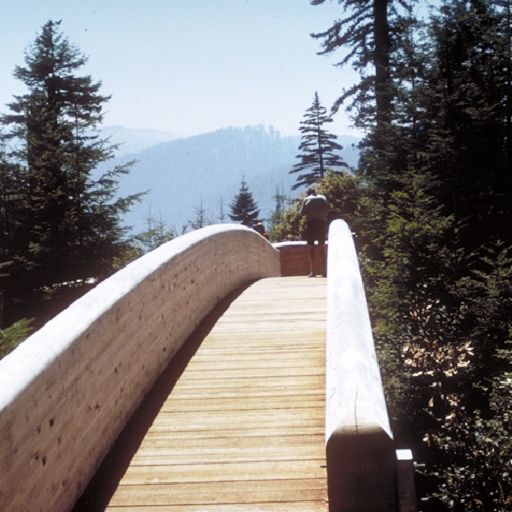
%> input picture blur-color-1.png, 512 x 512 px
$ octave demo.m   (GNU Octave 9; MATLAB toolbox functions it lacks are replaced by stand-ins)
%> lines starting %> are read from the running program, lines starting %| are printed output that depends on the picture
%> further down, I_ref_ori is the input picture: size 512x512x3 uint8; mean R, G, B 129.4, 125.8, 125.1
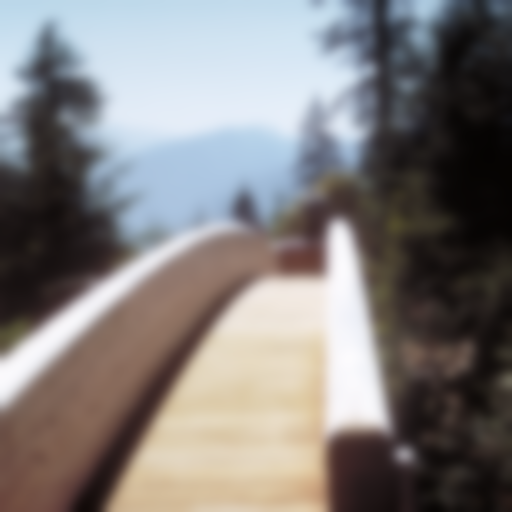
%> input picture blur-color-4.png, 512 x 512 px
%> further down, I_dist_ori is the input picture: size 512x512x3 uint8; mean R, G, B 129.4, 125.8, 125.1
### HDL_IQA.m
function [ score ] = HDL_IQA( I_ref_ori,I_dist_ori )
% This function includes four steps for the color image and three steps for
% the gray image;
N_ref = ndims(I_ref_ori);
%> N_ref = 3
N_dist = ndims(I_dist_ori);
%> N_dist = 3
if(N_ref~=N_dist)
    error('The dimension of two images are not matched.');
end

params = [];
if(N_ref == 2)   % if they are gray images
   [ref_dic, dist_dic] = getDic(I_ref_ori,I_dist_ori);
   [ref_grad, dist_grad] = getGrad(I_ref_ori,I_dist_ori);
   [ref_lu, dist_lu] = getLu(I_ref_ori,I_dist_ori);
else
  I_ref = rgb2gray(I_ref_ori);
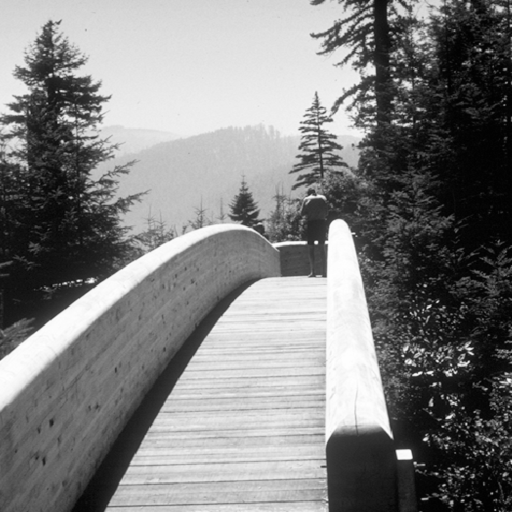
%> I_ref: size 512x512 uint8; min 1, max 254, mean 126.8
  I_dist = rgb2gray(I_dist_ori);
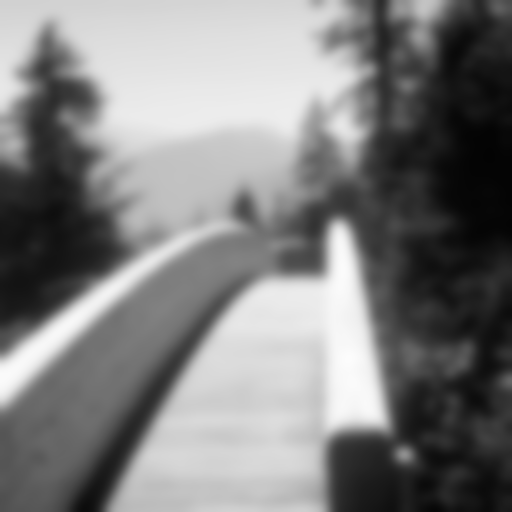
%> I_dist: size 512x512 uint8; min 3, max 252, mean 126.8
  [ref_dic, dist_dic] = getDic(I_ref,I_dist);
  [ref_grad, dist_grad] = getGrad(I_ref,I_dist);
  [ref_lu, dist_lu] = getLu(I_ref_ori,I_dist_ori);
  [ref_cr, dist_cr, ref_cb, dist_cb] = getCrCb(I_ref_ori,I_dist_ori);
  params.ref_cr = ref_cr;
  params.dist_cr = dist_cr;
  params.ref_cb = ref_cb;
  params.dist_cb = dist_cb;
end
   params.ref_dic = ref_dic;
   params.dist_dic = dist_dic;
   params.ref_grad = ref_grad;
   params.dist_grad = dist_grad;
   params.ref_lu = ref_lu;
   params.dist_lu = dist_lu;

   score = getScore(params);
end


%% This version for tarning the dist dictionary when fixing the coef of the ref
%% and guaratee the corressponding relation between atoms of ref_dic and dist_dic
function [ref_dic, dist_dic] = getDic( I_ref,I_dist )
% input: gray images

%   setting used parameters
    patch_size = 8;
    dic_size = 20;
    slide_step = 4;
    ratio = 1;  % default = 0.5(this is not true)
    errT = 0.1;

%    Initialization params for func KSVD
    numIteration = 10;   % default 10
    initialDictionary = InitialDicRealDFT( dic_size ,patch_size);
    paramksvd = [];
    paramksvd.initdict = initialDictionary;
    paramksvd.Edata = errT;
    paramksvd.dictsize = dic_size;
    paramksvd.iternum = numIteration;
    paramksvd.memusage = 'high';

    I_ref_grad  =  imresize(I_ref,ratio);  % just rescaling the size of images
    Y_ref = im2cols_sliding(I_ref_grad, patch_size,slide_step);
    paramksvd.data = Y_ref;
    [ref_dic,ref_coef] = ksvd(paramksvd);

    I_dist_grad  = imresize(I_dist,ratio);
    Y_dist = im2cols_sliding(I_dist_grad, patch_size,slide_step);
    dist_dic = (Y_dist*ref_coef')/(ref_coef*ref_coef');

end

% [137 lines left out: functions getGrad, getLu, getCrCb, getScore, not called in this run]

### utils/im2cols_sliding.m
function [ C ] = im2cols_sliding(I, sz_patch, sz_step)
%> called with sz_patch = 8, sz_step = 4
%% im2cols Rearrange image blocks into columns.
%  [ C ] = im2cols(I, sz_patch) rearranges the image patches into columns.
%   The image patches are sampled using a sliding window. Only square
%   patch is supported.
%   Input
%       - I: 2D image matrix
%       - sz_patch: size of image patch
%   Output
%       - C: columnss
%   See also COLS2IM
%
%%%%%%%%%%%%%%%%%%%%%%%%%%%%%%%%%%%%%%%%%%%%%%%%%%%%%%%%%%%%%%%%%%%%%%%%%%
%Use of this code is free for research purposes only.
%
%Author:  Yuhui Quan
%
%Last Revision: 22-Jun-2014
 %
 %
    if numel(sz_patch)>1, sz_patch = min(sz_patch); end
%     sz_step = 1;        %%%SLIDING
    [n_row, n_col] = size(I);
%> n_row = 512; n_col = 512
    C  = zeros( sz_patch^2,(ceil((n_row - sz_patch )/ sz_step) + 1) * ( ceil( (n_col - sz_patch) / sz_step) + 1) );
    cnt = 1;

    for j = 1: sz_step: (ceil((n_col - sz_patch) / sz_step)*sz_step + 1)
        for i = 1: sz_step: (ceil((n_row - sz_patch) / sz_step)*sz_step + 1)
            P = I(i: i + sz_patch - 1, j: j + sz_patch - 1);
            C (:,cnt) = P(:);
            cnt = cnt+1;
        end;
    end;
%> after the loop, cnt = 16130

   C = C - repmat(mean(C,1),[size(C,1) 1]);

end

### KSVD/ksvdbox13/ksvd.m
function [D,Gamma,err,gerr] = ksvd(params,varargin)
%KSVD K-SVD dictionary training.
%  [D,GAMMA] = KSVD(PARAMS) runs the K-SVD dictionary training algorithm on
%  the specified set of signals, returning the trained dictionary D and the
%  signal representation matrix GAMMA.
%
%  KSVD has two modes of operation: sparsity-based and error-based. For
%  sparsity-based minimization, the optimization problem is given by
%
%      min  |X-D*GAMMA|_F^2      s.t.  |Gamma_i|_0 <= T
%    D,Gamma
%
%  where X is the set of training signals, Gamma_i is the i-th column of
%  Gamma, and T is the target sparsity. For error-based minimization, the
%  optimization problem is given by
%
%      min  |Gamma|_0      s.t.  |X_i - D*Gamma_i|_2 <= EPSILON
%    D,Gamma
%
%  where X_i is the i-th training signal, and EPSILON is the target error.
%
%  [D,GAMMA,ERR] = KSVD(PARAMS) also returns the target function values
%  after each algorithm iteration. For sparsity-constrained minimization,
%  the returned values are given by
%
%    ERR(D,GAMMA) = RMSE(X,D*GAMMA) = sqrt( |X-D*GAMMA|_F^2 / numel(X) ) .
%
%  For error-constrained minimization, the returned values are given by
%
%    ERR(D,GAMMA) = mean{ |Gamma_i|_0 } = |Gamma|_0 / size(X,2) .
%
%  Error computation slightly increases function runtime.
%
%  [D,GAMMA,ERR,GERR] = KSVD(PARAMS) computes the target function values on
%  the specified set of test signals as well, usually for the purpose of
%  validation (testing the generalization of the dictionary). This requires
%  that the field 'testdata' be present in PARAMS (see below). The length
%  of ERR and GERR is identical.
%
%  [...] = KSVD(...,VERBOSE) where VERBOSE is a character string, specifies
%  messages to be printed during the training iterations. VERBOSE should
%  contain one or more of the characters 'i', 'r' and 't', each of which
%  corresponds to a certain piece of information:
%
%    i - iteration number
%    r - number of replaced atoms
%    t - target function value (and its value on the test data if provided)
%
%  Specifying either 'r', 't' or both, also implies 'i' automatically. For
%  example, KSVD(PARAMS,'tr') prints the iteration number, number of
%  replaced atoms, and target function value, at the end of each iteration.
%  The default value for VERBOSE is 't'. Specifying VERBOSE='' invokes
%  silent mode, and cancels all messages.
%
%  [...] = KSVD(...,MSGDELTA) specifies additional messages to be printed
%  within each iteration. MSGDELTA should be a positive number representing
%  the interval in seconds between messages. A zero or negative value
%  indicates no such messages (default). Note that specifying VERBOSE=''
%  causes KSVD to run in silent mode, ignoring the value of MSGDELTA.
%
%
%  Required fields in PARAMS:
%  --------------------------
%
%    'data' - Training data.
%      A matrix containing the training signals as its columns.
%
%    'Tdata' / 'Edata' - Sparse coding target.
%      Specifies the number of coefficients (Tdata) or the target error in
%      L2-norm (Edata) for coding each signal. If only one is present, that
%      value is used. If both are present, Tdata is used, unless the field
%      'codemode' is specified (below).
%
%    'initdict' / 'dictsize' - Initial dictionary / no. of atoms to train.
%      At least one of these two should be present in PARAMS.
%
%      'dictsize' specifies the number of dictionary atoms to train. If it
%      is specified without the parameter 'initdict', the dictionary is
%      initialized with dictsize randomly selected training signals.
%
%      'initdict' specifies the initial dictionary for the training. It
%      should be either a matrix of size NxL, where N=size(data,1), or an
%      index vector of length L, specifying the indices of the examples to
%      use as initial atoms. If 'dictsize' and 'initdict' are both present,
%      L must be >= dictsize, and in this case the dictionary is
%      initialized using the first dictsize columns from initdict. If only
%      'initdict' is specified, dictsize is set to L.
%
%
%  Optional fields in PARAMS:
%  --------------------------
%
%    'testdata' - Validation data.
%      If present, specifies data on which to compute generalization error.
%      Should be a matrix containing the validation signals as its columns.
%
%    'iternum' - Number of training iterations.
%      Specifies the number of K-SVD iterations to perform. If not
%      specified, the default is 10.
%
%    'memusage' - Memory usage.
%      This parameter controls memory usage of the function. 'memusage'
%      should be one of the strings 'high', 'normal' (default) or 'low'.
%      When set to 'high', the fastest implementation of OMP is used, which
%      involves precomputing both G=D'*D and DtX=D'*X. This increasese
%      speed but also requires a significant amount of memory. When set to
%      'normal', only the matrix G is precomputed, which requires much less
%      memory but slightly decreases performance. Finally, when set to
%      'low', neither matrix is precomputed. This should only be used when
%      the trained dictionary is highly redundant and memory resources are
%      very low, as this will dramatically increase runtime. See function
%      OMP for more details.
%
%    'codemode' - Sparse-coding target mode.
%      Specifies whether the 'Tdata' or 'Edata' fields should be used for
%      the sparse-coding stopping criterion. This is useful when both
%      fields are present in PARAMS. 'codemode' should be one of the
%      strings 'sparsity' or 'error'. If it is not present, and both fields
%      are specified, sparsity-based coding takes place.
%
%    'exact' - Exact K-SVD update.
%      Specifies whether the exact or approximate dictionary update
%      should be used. By default, the approximate computation is used,
%      which is significantly faster and requires less memory. Specifying a
%      nonzero value for 'exact' causes the exact computation to be used
%      instead, which slows down the method but provides slightly improved
%      results. The exact update uses SVD to solve the rank-1 minimization
%      problem, while the approximate upate performs alternate-optimization
%      to solve this problem.
%
%
%  Optional fields in PARAMS - advanced:
%  -------------------------------------
%
%    'maxatoms' - Maximal number of atoms in signal representation.
%      When error-based sparse coding is used, this parameter can be used
%      to specify a hard limit on the number of atoms in each signal
%      representation (see parameter 'maxatoms' in OMP2 for more details).
%
%    'muthresh' - Mutual incoherence threshold.
%      This parameter can be used to control the mutual incoherence of the
%      trained dictionary, and is typically between 0.9 and 1. At the end
%      of each iteration, the trained dictionary is "cleaned" by discarding
%      atoms with correlation > muthresh. The default value for muthresh is
%      0.99. Specifying a value of 1 or higher cancels this type of
%      cleaning completely. Note: the trained dictionary is not guaranteed
%      to have a mutual incoherence less than muthresh. However, a method
%      to track this is using the VERBOSE parameter to print the number of
%      replaced atoms each iteration; when this number drops near zero, it
%      is more likely that the mutual incoherence of the dictionary is
%      below muthresh.
%
%
%   Summary of all fields in PARAMS:
%   --------------------------------
%
%   Required:
%     'data'                   training data
%     'Tdata' / 'Edata'        sparse-coding target
%     'initdict' / 'dictsize'  initial dictionary / dictionary size
%
%   Optional (default values in parentheses):
%     'testdata'               validation data (none)
%     'iternum'                number of training iterations (10)
%     'memusage'               'low, 'normal' or 'high' ('normal')
%     'codemode'               'sparsity' or 'error' ('sparsity')
%     'exact'                  exact update instead of approximate (0)
%     'maxatoms'               max # of atoms in error sparse-coding (none)
%     'muthresh'               mutual incoherence threshold (0.99)
%
%
%  References:
%  [1] M. Aharon, M. Elad, and A.M. Bruckstein, "The K-SVD: An Algorithm
%      for Designing of Overcomplete Dictionaries for Sparse
%      Representation", the IEEE Trans. On Signal Processing, Vol. 54, no.
%      11, pp. 4311-4322, November 2006.
%  [2] M. Elad, R. Rubinstein, and M. Zibulevsky, "Efficient Implementation
%      of the K-SVD Algorithm using Batch Orthogonal Matching Pursuit",
%      Technical Report - CS, Technion, April 2008.
%
%  See also KSVDDENOISE, OMPDENOISE, OMP, OMP2.


%  Ron Rubinstein
%  Computer Science Department
%  Technion, Haifa 32000 Israel
%  ronrubin@cs
%
%  August 2009


global CODE_SPARSITY CODE_ERROR codemode
global MEM_LOW MEM_NORMAL MEM_HIGH memusage
global ompfunc ompparams exactsvd

CODE_SPARSITY = 1;
CODE_ERROR = 2;

MEM_LOW = 1;
MEM_NORMAL = 2;
MEM_HIGH = 3;


%%%%% parse input parameters %%%%%


data = params.data;

ompparams = {'checkdict','off'};

% coding mode %

if (isfield(params,'codemode'))
  switch lower(params.codemode)
    case 'sparsity'
      codemode = CODE_SPARSITY;
      thresh = params.Tdata;
    case 'error'
      codemode = CODE_ERROR;
      thresh = params.Edata;
    otherwise
      error('Invalid coding mode specified');
  end
elseif (isfield(params,'Tdata'))
  codemode = CODE_SPARSITY;
  thresh = params.Tdata;
elseif (isfield(params,'Edata'))
  codemode = CODE_ERROR;
  thresh = params.Edata;
%> thresh = 0.1

else
  error('Data sparse-coding target not specified');
end


% max number of atoms %

if (codemode==CODE_ERROR && isfield(params,'maxatoms'))
  ompparams{end+1} = 'maxatoms';
  ompparams{end+1} = params.maxatoms;
end


% memory usage %

if (isfield(params,'memusage'))
  switch lower(params.memusage)
    case 'low'
      memusage = MEM_LOW;
    case 'normal'
      memusage = MEM_NORMAL;
    case 'high'
      memusage = MEM_HIGH;
    otherwise
      error('Invalid memory usage mode');
  end
else
  memusage = MEM_NORMAL;
end


% iteration count %

if (isfield(params,'iternum'))
  iternum = params.iternum;
%> iternum = 10
else
  iternum = 10;
end


% omp function %

if (codemode == CODE_SPARSITY)
  ompfunc = @omp;
else
  ompfunc = @omp2;
end


% status messages %

printiter = 0;
printreplaced = 0;
printerr = 0;
printgerr = 0;

verbose = 't';
msgdelta = -1;

for i = 1:length(varargin)
  if (ischar(varargin{i}))
    verbose = varargin{i};
  elseif (isnumeric(varargin{i}))
    msgdelta = varargin{i};
  else
    error('Invalid call syntax');
  end
end
%> after the loop, msgdelta = -1; verbose = 't'

for i = 1:length(verbose)
  switch lower(verbose(i))
    case 'i'
      printiter = 1;
    case 'r'
      printiter = 1;
      printreplaced = 1;
    case 't'
      printiter = 1;
      printerr = 1;
      if (isfield(params,'testdata'))
        printgerr = 1;
      end
  end
end
%> after the loop, printgerr = 0; printreplaced = 0

if (msgdelta<=0 || isempty(verbose))
  msgdelta = -1;
end

ompparams{end+1} = 'messages';
ompparams{end+1} = msgdelta;


% compute error flag %

comperr = (nargout>=3 || printerr);
%> comperr = true


% validation flag %

testgen = 0;
if (isfield(params,'testdata'))
  testdata = params.testdata;
  if (nargout>=4 || printgerr)
    testgen = 1;
  end
end


% data norms %

XtX = []; XtXg = [];
if (codemode==CODE_ERROR && memusage==MEM_HIGH)
  XtX = colnorms_squared(data);
%> the loop in colnorms_squared, `for i = 1:blocksize:size(X,2)` made 9 passes
%> i on passes 2 to 9: 2001, 4001, 6001, 8001, 10001, 12001, 14001, 16001
  if (testgen)
    XtXg = colnorms_squared(testdata);
  end
end


% mutual incoherence limit %

if (isfield(params,'muthresh'))
  muthresh = params.muthresh;
else
  muthresh = 0.99;
end
if (muthresh < 0)
  error('invalid muthresh value, must be non-negative');
end


% exact svd computation %

exactsvd = 0;
if (isfield(params,'exact') && params.exact~=0)
  exactsvd = 1;
end


% determine dictionary size %

if (isfield(params,'initdict'))
  if (any(size(params.initdict)==1) && all(iswhole(params.initdict(:))))
    dictsize = length(params.initdict);
  else
    dictsize = size(params.initdict,2);
%> dictsize = 20
  end
end
if (isfield(params,'dictsize'))    % this superceedes the size determined by initdict
  dictsize = params.dictsize;
end

if (size(data,2) < dictsize)
  error('Number of training signals is smaller than number of atoms to train');
end


% initialize the dictionary %

if (isfield(params,'initdict'))
  if (any(size(params.initdict)==1) && all(iswhole(params.initdict(:))))
    D = data(:,params.initdict(1:dictsize));
  else
    if (size(params.initdict,1)~=size(data,1) || size(params.initdict,2)<dictsize)
      error('Invalid initial dictionary');
    end
    D = params.initdict(:,1:dictsize);
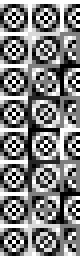
%> D: size 64x20 double (shown 4 times larger); min -1, max 1, mean 6.94e-19; drawn with min black and max white
  end
else
  data_ids = find(colnorms_squared(data) > 1e-6);   % ensure no zero data elements are chosen
  perm = randperm(length(data_ids));
  D = data(:,data_ids(perm(1:dictsize)));
end


% normalize the dictionary %

%> the run ends on the next line
D = normcols(D);

err = zeros(1,iternum);
gerr = zeros(1,iternum);

if (codemode == CODE_SPARSITY)
  errstr = 'RMSE';
else
  errstr = 'mean atomnum';
end


%%%%%%%%%%%%%%%%%  main loop  %%%%%%%%%%%%%%%%%


for iter = 1:iternum

  G = [];
  if (memusage >= MEM_NORMAL)
    G = D'*D;
  end


  %%%%%  sparse coding  %%%%%

  Gamma = sparsecode(data,D,XtX,G,thresh);


  %%%%%  dictionary update  %%%%%

  replaced_atoms = zeros(1,dictsize);  % mark each atom replaced by optimize_atom

  unused_sigs = 1:size(data,2);  % tracks the signals that were used to replace "dead" atoms.
                                 % makes sure the same signal is not selected twice

  p = randperm(dictsize);
  tid = timerinit('updating atoms', dictsize);
  for j = 1:dictsize
    [D(:,p(j)),gamma_j,data_indices,unused_sigs,replaced_atoms] = optimize_atom(data,D,p(j),Gamma,unused_sigs,replaced_atoms);
    Gamma(p(j),data_indices) = gamma_j;
    if (msgdelta>0)
      timereta(tid, j, msgdelta);
    end
  end
  if (msgdelta>0)
    printf('updating atoms: iteration %d/%d', dictsize, dictsize);
  end


  %%%%%  compute error  %%%%%

  if (comperr)
    err(iter) = compute_err(D,Gamma,data);
  end
  if (testgen)
    if (memusage >= MEM_NORMAL)
      G = D'*D;
    end
    GammaG = sparsecode(testdata,D,XtXg,G,thresh);
    gerr(iter) = compute_err(D,GammaG,testdata);
  end


  %%%%%  clear dictionary  %%%%%

  [D,cleared_atoms] = cleardict(D,Gamma,data,muthresh,unused_sigs,replaced_atoms);


  %%%%%  print info  %%%%%
  if ( mod(iter,10) == 0)
  info = sprintf('Iteration %d / %d complete', iter, iternum);
  if (printerr)
    info = sprintf('%s, %s = %.4g', info, errstr, err(iter));
  end
  if (printgerr)
    info = sprintf('%s, test %s = %.4g', info, errstr, gerr(iter));
  end
  if (printreplaced)
    info = sprintf('%s, replaced %d atoms', info, sum(replaced_atoms) + cleared_atoms);
  end

  if (printiter)
    disp(info);
    if (msgdelta>0), disp(' '); end
  end
  end
end


end


%%%%%%%%%%%%%%%%%%%%%%%%%%%%%%%%%%%%%%%%
%            optimize_atom             %
%%%%%%%%%%%%%%%%%%%%%%%%%%%%%%%%%%%%%%%%


% [39 lines left out: function optimize_atom, not called in this run]


%%%%%%%%%%%%%%%%%%%%%%%%%%%%%%%%%%%%%%%%
%             sparsecode               %
%%%%%%%%%%%%%%%%%%%%%%%%%%%%%%%%%%%%%%%%

% [21 lines left out: function sparsecode, not called in this run]


%%%%%%%%%%%%%%%%%%%%%%%%%%%%%%%%%%%%%%%%
%             compute_err              %
%%%%%%%%%%%%%%%%%%%%%%%%%%%%%%%%%%%%%%%%


% [11 lines left out: function compute_err, not called in this run]


%%%%%%%%%%%%%%%%%%%%%%%%%%%%%%%%%%%%%%%%
%           cleardict                  %
%%%%%%%%%%%%%%%%%%%%%%%%%%%%%%%%%%%%%%%%


% [32 lines left out: function cleardict, not called in this run]


%%%%%%%%%%%%%%%%%%%%%%%%%%%%%%%%%%%%%%%%
%            misc functions            %
%%%%%%%%%%%%%%%%%%%%%%%%%%%%%%%%%%%%%%%%


% [11 lines left out: function reperror2, not called in this run]


function Y = colnorms_squared(X)

% compute in blocks to conserve memory
Y = zeros(1,size(X,2));
blocksize = 2000;
for i = 1:blocksize:size(X,2)
  blockids = i : min(i+blocksize-1,size(X,2));
  Y(blockids) = sum(X(:,blockids).^2);
end

end

### utils/InitialDicRealDFT.m
function [ initialDictionary ] = InitialDicRealDFT( dic_size, patch_size)
% Initialize a dictionary

    Pn=ceil(sqrt(dic_size));
    DFT = dftmtx(patch_size);
    DFT = kron(DFT',DFT);
    rDFT = real(DFT);
    initialDictionary= rDFT(:,2:dic_size+1);
    % initialDictionary= DCT(:,1:dic_size);

end

### demo.m
%% for test one distorted image
%% read the reference image and the distorted image
clear all;
addpath('.\utils');
I_ref_ori = imread('blur-color-1.png');
I_dist_ori = imread('blur-color-4.png');

%% extract features and calculate the resulting score
score = HDL_IQA(I_ref_ori,I_dist_ori)
